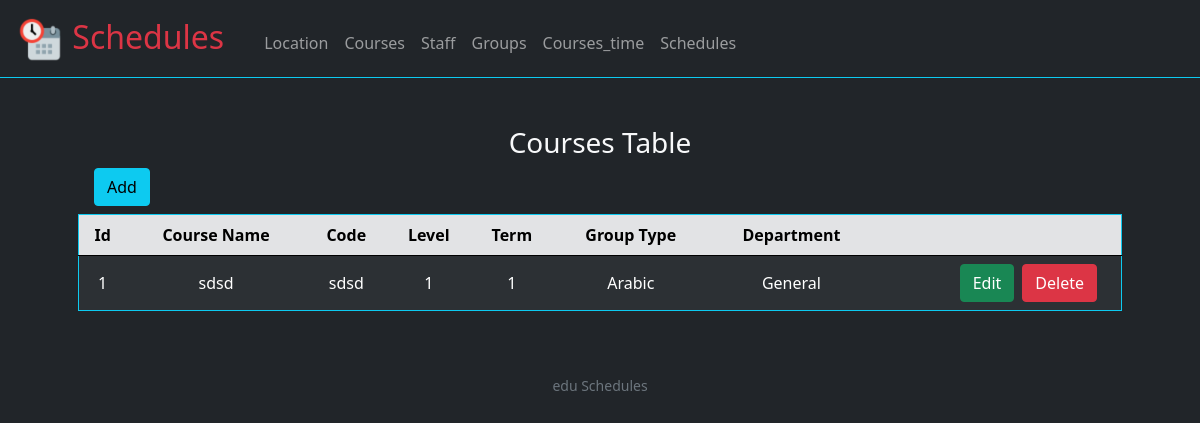
Screenshot of /courses with the database file from the repository.
### tables this page shows
CREATE TABLE courses(
    id integer,
    name text unique not null,
    course_code varchar(20) unique not null,
    term integer not null check(term == 1 or term == 2), 
    level integer not null check(level >= 1 and level <= 4 ),
    type integer not null,
    department integer not null,
    primary key (id),
    foreign key (type) references group_type(id),
    foreign key (department) references departments(id)
);

CREATE TABLE group_type(
    id integer,
    name varchar(10) unique not null,
    primary key(id)
);

CREATE TABLE departments(
    id integer,
    name text unique not null,
    primary key(id)
);

### application.py (the view)
@app.route("/courses", methods=["GET", "POST"])
def courses():
    courses = view_table("""SELECT courses.id as 'id',
                                    courses.name as 'Course Name',
                                    course_code as 'Code',
                                    level,
                                    term,
                                    group_type.name as 'Group Type',
                                    departments.name as 'department'
                                from courses
                                join group_type on group_type.id = courses.type
                                join departments on departments.id = courses.department""")
    if type(courses) == str:
        return courses
    if request.method == "GET":
        return render_template("courses.html", keys=courses[0], data=courses[1])
    else:
        return render_template('functionals/data_view.html', keys=courses[0], data=courses[1],
                view_title="courses Table", link_edit="/edit_course", link_view="/courses", table="courses")

### application.py (called while the page is built)
@app.after_request
def after_request(response):
    response.headers["Cache-Control"] = "no-cache, no-store, must-revalidate"
    response.headers["Expires"] = 0
    response.headers["Pragma"] = "no-cache"
    return response

### helpers.py (called while the page is built)
def sql(query, values=(), return_data=False):
    if return_data == True:
        data = None
        with sqlite3.connect(db_name) as db:
            cur = db.cursor()
            cur.execute("pragma foreign_keys = on")
            cur.execute(query, values)
            keys = [d[0] for d in cur.description]
            data = [keys, cur.fetchall()]
        return data
    else:
        with sqlite3.connect(db_name) as db:
            cur = db.cursor()
            cur.execute(query, values)

def view_table(query):
    data = None
    try:
        data = sql(query, (), True)
    except:
        return "Error: SQLite3 Error view()"
    return data

### templates/courses.html (shortened to what this page needs)
{% extends "layout.html" %}
{% block main %}
    {% with view_title="courses Table", link_edit="/edit_course", link_view="/courses", table="courses"  %}
      {% include "functionals/data_view.html" %}
    {% endwith %}
{% endblock %}

### templates/functionals/data_view.html
{% block view %}
<div class="text-center" id="view">
    <div class="text-capitalize" >
        <h3>{{ view_title }}</h3>
    </div>
    <div class="d-grid gap-2 d-md-flex justify-content-md-start ms-3">
        <button  type="button" class="btn btn-info mb-2" data-bs-toggle="modal" data-bs-target="#add">
            Add
        </button>
    </div>
    <table class="table table-hover table-striped table-dark border rounded border-info align-middle">
        <thead class="text-capitalize table-secondary ">
            <tr>
                {% for key in keys %}
                    <th scope="col">{{ key }}</th>
                {% endfor %}
                <th scope="col"></th>
            </tr>
        </thead>
        <tbody>
            {% for row in data %}
                <tr>
                    {% for element in row %}
                        <td>{{ element }}</td>
                    {% endfor %}
                    <td>
                        <div class="d-grid gap-2 d-md-flex justify-content-md justify-content-md-end pe-3">
                            <button class="btn btn-success mr-3" onclick="show_delete_edit(2, '{{ row[0] }}','{{ link_edit }}', '{{ link_view }}', '{{ table }}')" >Edit</button>
                            <button class="btn btn-danger" onclick="show_delete_edit(1, '{{ row[0] }}', '/delete_data', '{{ link_view }}', '{{ table }}', '{{ row[1] }}')" >Delete</button>
                        </div>
                    </td>
                </tr>
            {% endfor %}
        </tbody>
    </table>
</div>
{% endblock %}

### rows the page displays
courses: row "1" "1" "1", name "sdsd", course_code "sdsd"
group_type: name "Arabic"
departments: name "General"

### other values shown
{{ view_title }} "Courses Table"
{{ key }} "Id" "Course Name" "Code" "Level" "Term" "Group Type" "Department"
